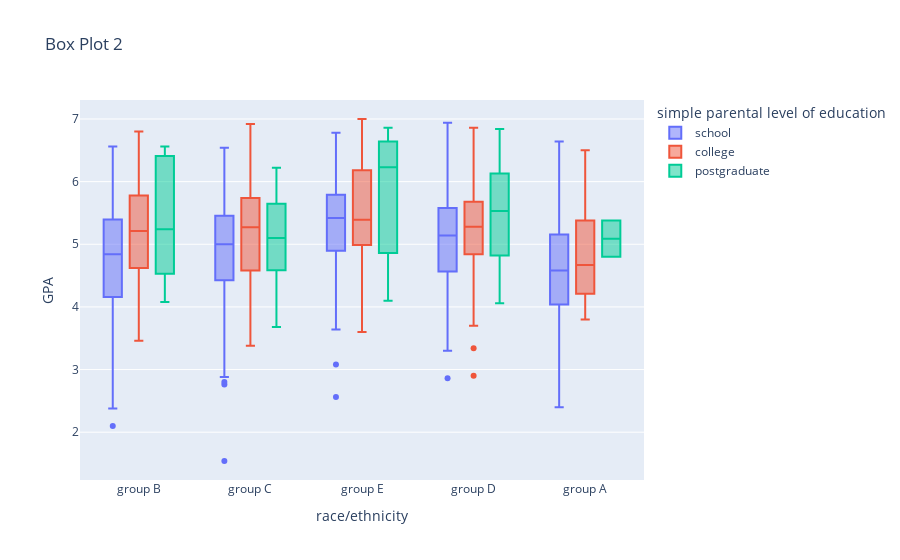

Here is the notebook cell this chart was saved with:
### Markdown cell above
```
1. Si, es posible ver que hay grupos que independientemente del nivel de educación, tienen en promedio un GPA más alto (como por ejemplo el grupo E), y otros que tienen un GPA más bajo (como el grupo A). De todas formas, es mucho más determinante el nivel de educación, ya que se puede ver que a medida que este aumenta, existe un aumento en el GPA de los alumnos.

2. La visualización podría ser mucho más sencilla al segmentar cada etnia/raza por nivel educacional. De esta forma, es más sencillo comparar el efecto de la educación parental entre los distintos grupos estudiados. A continuación se muestra como mejorar la visualización de los datos mostrados en el boxplot anterior:   
```

### Code cell
fig = px.box(df_grades, x="race/ethnicity", y="GPA", color="simple parental level of education", title ="Box Plot 2")
fig.show()

### Figure 1 — Plotly figure (JSON) as saved in the notebook; plotly's stock layout.template omitted (floating-point values rounded to 4 significant figures; data arrays with more than 128 entries replaced by an {"elided": "..."} marker saying what was removed)
{"data": [{"alignmentgroup": "True", "hovertemplate": "simple parental level of education=school<br>race/ethnicity=%{x}<br>GPA=%{y}<extra></extra>", "legendgroup": "school", "marker": {"color": "#636efa"}, "name": "school", "notched": false, "offsetgroup": "school", "orientation": "v", "showlegend": true, "type": "box", "x": {"elided": "525 str values"}, "x0": " ", "xaxis": "x", "y": {"elided": "525 float values"}, "y0": " ", "yaxis": "y"}, {"alignmentgroup": "True", "hovertemplate": "simple parental level of education=college<br>race/ethnicity=%{x}<br>GPA=%{y}<extra></extra>", "legendgroup": "college", "marker": {"color": "#EF553B"}, "name": "college", "notched": false, "offsetgroup": "college", "orientation": "v", "showlegend": true, "type": "box", "x": {"elided": "302 str values"}, "x0": " ", "xaxis": "x", "y": {"elided": "302 float values"}, "y0": " ", "yaxis": "y"}, {"alignmentgroup": "True", "hovertemplate": "simple parental level of education=postgraduate<br>race/ethnicity=%{x}<br>GPA=%{y}<extra></extra>", "legendgroup": "postgraduate", "marker": {"color": "#00cc96"}, "name": "postgraduate", "notched": false, "offsetgroup": "postgraduate", "orientation": "v", "showlegend": true, "type": "box", "x": ["group C", "group D", "group D", "group C", "group E", "group A", "group E", "group D", "group D", "group D", "group D", "group C", "group A", "group C", "group C", "group C", "group D", "group C", "group D", "group D", "group D", "group B", "group B", "group C", "group C", "group D", "group C", "group E", "group D", "group D", "group E", "group D", "group D", "group B", "group C", "group D", "group C", "group B", "group D", "group B", "group C", "group C", "group E", "group D", "group C", "group D", "group E", "group D"], "x0": " ", "xaxis": "x", "y": [3.68, 5.76, 4.06, 6.22, 6.86, 4.8, 4.1, 6.3, 4.78, 5.14, 4.64, 5.54, 5.38, 5.1, 4.04, 4.26, 6.16, 5.4, 6.1, 6, 4.86, 6.56, 4.08, 5.76, 6.18, 5.7, 4.66, 6.18, 6.6, 6.84, 6.64, 5.3, 5.2, 4.68, 4.88, 4.54, 4.56, 5.24, 5.36, 6.36, 4.7, 5.2, 6.28, 4.44, 5.68, 5.92, 4.86, 6.26], "y0": " ", "yaxis": "y"}], "layout": {"boxmode": "group", "legend": {"title": {"text": "simple parental level of education"}, "tracegroupgap": 0}, "title": {"text": "Box Plot 2"}, "xaxis": {"anchor": "y", "domain": [0, 1], "title": {"text": "race/ethnicity"}}, "yaxis": {"anchor": "x", "domain": [0, 1], "title": {"text": "GPA"}}}}
